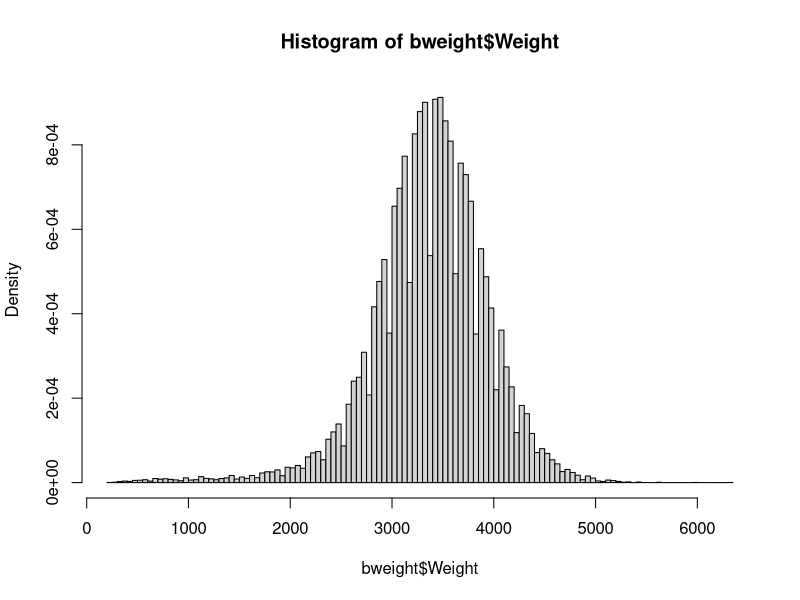
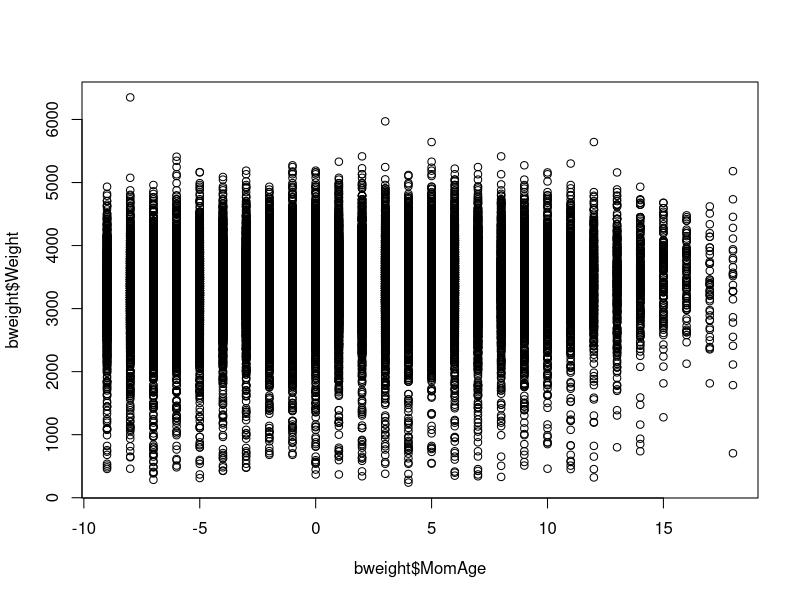
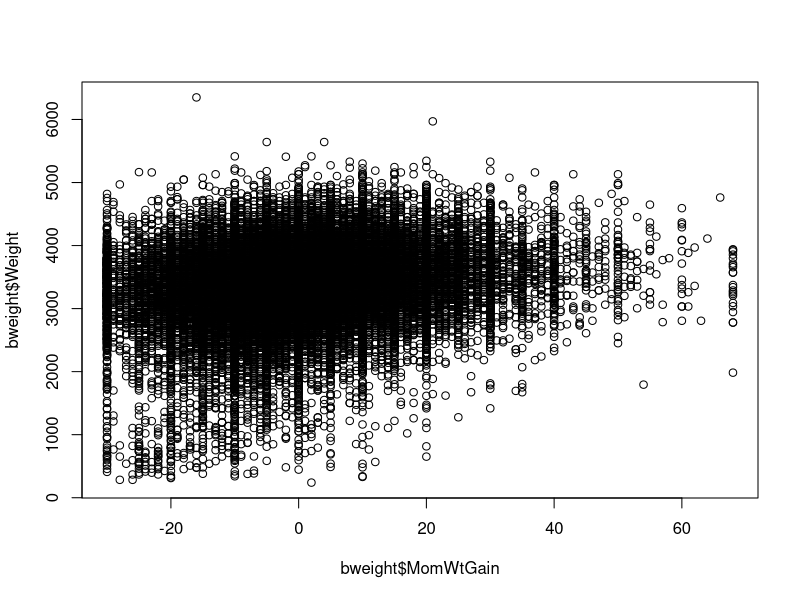
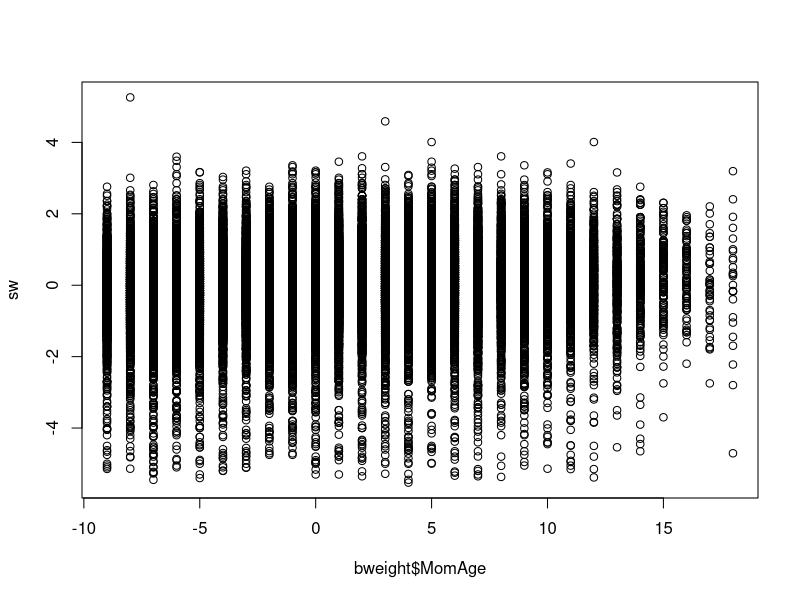
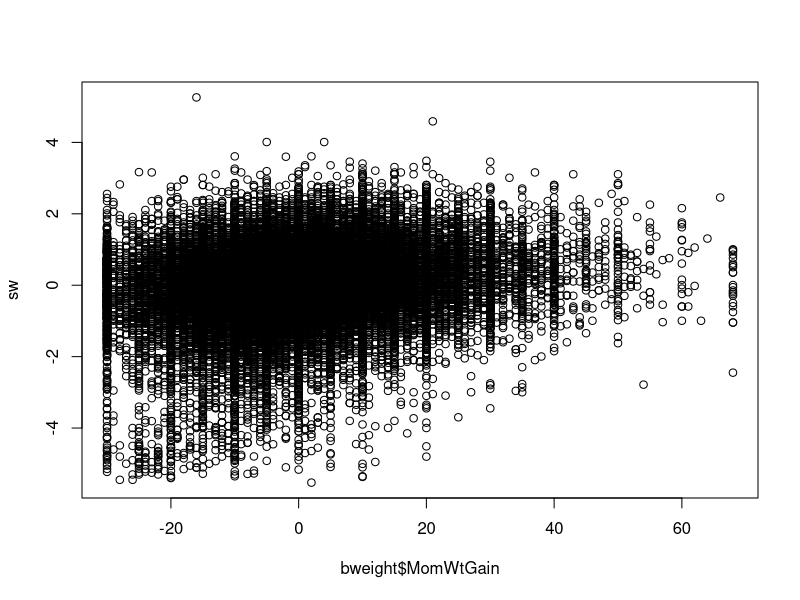
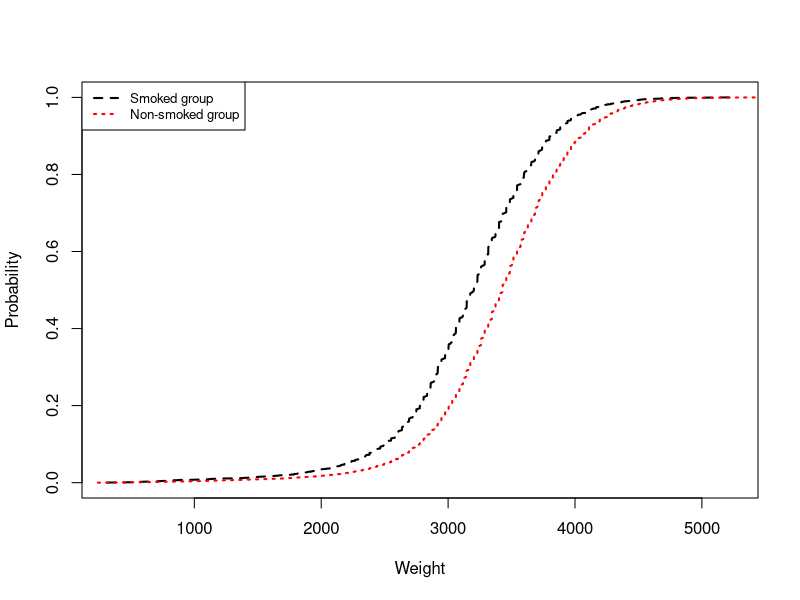

These charts were generated, in order, by the following R code: (Note: a time limit stopped this script after it produced the figures.)
bweight<-read.csv("bweight.csv",header=TRUE)

bweight2 = bweight[,names(bweight)!=c("CigsPerDay")]
data=bweight2
hist(bweight$Weight,breaks=100,prob=T)
mean(bweight$MomSmoke)

plot(bweight$MomAge,bweight$Weight)
plot(bweight$MomWtGain,bweight$Weight)
sw<-(bweight$Weight-mean(bweight$Weight))/sd(bweight$Weight)
plot(bweight$MomAge,sw)
plot(bweight$MomWtGain,sw)


a<-data$Weight[data$MomSmoke==1]
b<-data$Weight[data$MomSmoke==0]
fa<-ecdf(a)
fb<-ecdf(b)
ya<-fa(sort(a))
yb<-fb(sort(b))
plot(sort(a),ya,type="l",lty=2,lwd=2,xlab="Weight",ylab="Probability")
lines(sort(b),yb,type="l",lty=3,lwd=2,col="red")
legend("topleft",legend=c("Smoked group","Non-smoked group"),lty=c(2,3),lwd=c(2,2),col=c("black","red"),cex=0.8)

QTE_MR<-function(data,ToC=1,prob=0.5){
  
  data<-as.data.frame(data) #bweight2
  n<-dim(data)[1];n1<-sum(data$MomSmoke)
  n0<-n-n1
  if(ToC==1){
    m=n1
  }else{
    m=n0
  }
  Treat<-data$MomSmoke
  #PS models
  #logit link
  ps1<-glm(MomSmoke~Black+ Married+ Boy+ MomAge+ as.factor(MomEdLevel),
           data=data,family=binomial)
  ps2<-glm(MomSmoke~Black+ Married+ Boy+ MomAge+ as.factor(MomEdLevel)+
                    + I(MomAge^2), data=data,family=binomial)
  ps3<-glm(MomSmoke~Black+ Married+ Boy+ MomAge+ as.factor(MomEdLevel)+
             + I(MomAge^2)+ Black:MomAge+ Married:MomAge+ Boy:MomAge+ 
             as.factor(MomEdLevel):MomAge, data=data,family=binomial)

  #probit link
  ps4<-glm(MomSmoke~Black+ Married+ Boy+ MomAge+ as.factor(MomEdLevel),
           data=data,family=binomial(link = "probit"))
  ps5<-glm(MomSmoke~Black+ Married+ Boy+ MomAge+ as.factor(MomEdLevel)+
             + I(MomAge^2), data=data,family=binomial(link = "probit"))
  ps6<-glm(MomSmoke~Black+ Married+ Boy+ MomAge+ as.factor(MomEdLevel)+
             + I(MomAge^2)+ Black:MomAge+ Married:MomAge+ Boy:MomAge+ 
             as.factor(MomEdLevel):MomAge, data=data,family=binomial(link = "probit"))
  

  #cloglog link
  ps7<-glm(MomSmoke~Black+ Married+ Boy+ MomAge+ as.factor(MomEdLevel),
           data=data,family=binomial(link = "cloglog"))
  ps8<-glm(MomSmoke~Black+ Married+ Boy+ MomAge+ as.factor(MomEdLevel)+
             + I(MomAge^2), data=data,family=binomial(link = "cloglog"))
  ps9<-glm(MomSmoke~Black+ Married+ Boy+ MomAge+ as.factor(MomEdLevel)+
             + I(MomAge^2)+ Black:MomAge+ Married:MomAge+ Boy:MomAge+ 
             as.factor(MomEdLevel):MomAge, data=data,family=binomial(link = "cloglog"))
  
  #Outcome models
  lr1<-lm(Weight~Black+ Married+ Boy+ MomAge+ as.factor(MomEdLevel),
                 data=data[data$MomSmoke==ToC,])
  lr2<-lm(Weight~Black+ Married+ Boy+ MomAge+ as.factor(MomEdLevel)+
                + I(MomAge^2),data=data[data$MomSmoke==ToC,])
  lr3<-lm(Weight~Black+ Married+ Boy+ MomAge+ as.factor(MomEdLevel)+
            + I(MomAge^2)+ Black:MomAge+ Married:MomAge+ Boy:MomAge+ 
            as.factor(MomEdLevel):MomAge, data=data[data$MomSmoke==ToC,])
  
  beta1<-lr1$coefficients
  beta2<-lr2$coefficients
  beta3<-lr3$coefficients
  
  sig1<-sqrt(sum(lr1$residuals^2)/lr1$df.residual)
  sig2<-sqrt(sum(lr2$residuals^2)/lr2$df.residual)
  sig3<-sqrt(sum(lr3$residuals^2)/lr3$df.residual)
  
  model.X1<-model.matrix(~Black+ Married+ Boy+ MomAge+ as.factor(MomEdLevel),data=data)
  model.X2<-model.matrix(~Black+ Married+ Boy+ MomAge+ as.factor(MomEdLevel)+
                           + I(MomAge^2),data=data)
  model.X3<-model.matrix(~Black+ Married+ Boy+ MomAge+ as.factor(MomEdLevel)+
                           + I(MomAge^2)+ Black:MomAge+ Married:MomAge+ Boy:MomAge+ 
                           as.factor(MomEdLevel):MomAge,data=data)
  
  #outcome model1
  ocm1<-function(x){
    G<-pnorm((x-as.numeric(model.X1%*%beta1))/sig1)
    mean(G)-prob
  }
  #q0<-quantile(data$y[data$z==0],0.5)
  lb <- min(as.numeric(model.X1%*%beta1))+sig1*qnorm(prob)
  ub <- max(as.numeric(model.X1%*%beta1))+sig1*qnorm(prob)
  q_1<-uniroot(ocm1,interval=c(lb,ub))$root
  #uniroot(ocm1,interval=c(-10,15))$root
  #outcome model 2
  ocm2<-function(x){
    G<-pnorm((x-as.numeric(model.X2%*%beta2))/sig2)
    mean(G)-prob
  }
  #q0<-quantile(data$y[data$z==0],0.5)
  lb <- min(as.numeric(model.X2%*%beta2))+sig2*qnorm(prob)
  ub <- max(as.numeric(model.X2%*%beta2))+sig2*qnorm(prob)
  q_2<-uniroot(ocm2,interval=c(lb,ub))$root
  #outcome model3
  ocm3<-function(x){
    G<-pnorm((x-as.numeric(model.X3%*%beta3))/sig3)
    mean(G)-prob
  }
  #q0<-quantile(data$y[data$z==0],0.5)
  lb <- min(as.numeric(model.X3%*%beta3))+sig3*qnorm(prob)
  ub <- max(as.numeric(model.X3%*%beta3))+sig3*qnorm(prob)
  q_3<-uniroot(ocm3,interval=c(lb,ub))$root
  #uniroot(ocm3,interval=c(-10,15))$root
  

  #mean balance conditions
  G1.i<-ps1$fitted.values
  mG1<-sum(G1.i)/n
  G2.i<-ps2$fitted.values
  mG2<-sum(G2.i)/n
  G3.i<-ps3$fitted.values
  mG3<-sum(G3.i)/n
  
  G4.i<-ps4$fitted.values
  mG4<-sum(G4.i)/n
  G5.i<-ps5$fitted.values
  mG5<-sum(G5.i)/n
  G6.i<-ps6$fitted.values
  mG6<-sum(G6.i)/n
  
  G7.i<-ps7$fitted.values
  mG7<-sum(G7.i)/n
  G8.i<-ps8$fitted.values
  mG8<-sum(G8.i)/n
  G9.i<-ps9$fitted.values
  mG9<-sum(G9.i)/n

  
  G10.i<-pnorm((q_1-as.numeric(model.X1%*%beta1))/sig1)
  mG10<-sum(G10.i)/n
  G11.i<-pnorm((q_2-as.numeric(model.X2%*%beta2))/sig2)
  mG11<-sum(G11.i)/n
  G12.i<-pnorm((q_3-as.numeric(model.X3%*%beta3))/sig3)
  mG12<-sum(G12.i)/n
  
  ########################################MR with all models
  LG_all<-function(r){
    
    -sum( log( 1+r[1]*(mG1-G1.i[Treat==ToC])+r[2]*(mG2-G2.i[Treat==ToC])+r[3]*(mG3-G3.i[Treat==ToC])
                +r[4]*(mG4-G4.i[Treat==ToC])+r[5]*(mG5-G5.i[Treat==ToC])+r[6]*(mG6-G6.i[Treat==ToC])
                +r[7]*(mG7-G7.i[Treat==ToC])+r[8]*(mG8-G8.i[Treat==ToC])+r[9]*(mG9-G9.i[Treat==ToC])
                +r[10]*(mG10-G10.i[Treat==ToC])+r[11]*(mG11-G11.i[Treat==ToC])+r[12]*(mG12-G12.i[Treat==ToC])) ) 
  }
  #opt_1111<-optim(c(0,0,0,0), LG_1111,control=list("maxit"=100,"trace"=FALSE), method="BFGS")
  constr<-cbind(mG1-G1.i[Treat==ToC],mG2-G2.i[Treat==ToC],mG3-G3.i[Treat==ToC],mG4-G4.i[Treat==ToC],
                 mG5-G5.i[Treat==ToC],mG6-G6.i[Treat==ToC],mG7-G7.i[Treat==ToC],mG8-G8.i[Treat==ToC],
                 mG9-G9.i[Treat==ToC],mG10-G10.i[Treat==ToC],mG11-G11.i[Treat==ToC],mG12-G12.i[Treat==ToC])
  opt_all<-constrOptim(rep(0,12), LG_all,grad=NULL,ui=constr,ci=rep(-1,m),control=list("maxit"=100,"trace"=FALSE))
  r<-opt_all$par
  
  w<-1/(1+r[1]*(mG1-G1.i[Treat==ToC])+r[2]*(mG2-G2.i[Treat==ToC])+r[3]*(mG3-G3.i[Treat==ToC])
         +r[4]*(mG4-G4.i[Treat==ToC])+r[5]*(mG5-G5.i[Treat==ToC])+r[6]*(mG6-G6.i[Treat==ToC])
         +r[7]*(mG7-G7.i[Treat==ToC])+r[8]*(mG8-G8.i[Treat==ToC])+r[9]*(mG9-G9.i[Treat==ToC])
         +r[10]*(mG10-G10.i[Treat==ToC])+r[11]*(mG11-G11.i[Treat==ToC])+r[12]*(mG12-G12.i[Treat==ToC]))/m
  w<-w/sum(w)
  #Our method
  q_w<-wtd.quantile(data$Weight[data$MomSmoke==ToC],weights=w,prob)

  return(q_w)
  
}
#bsc function: from Dr. Zhiwei Zhang's source code for his biometric paper
#Causal inference on quantiles with an obstetric application
#Z Zhang, Z Chen, JF Troendle, J Zhang
#Biometrics 68 (3), 697-706
bsc <- function (t, t0, itmax=100) {
  lo <- 1
  hi <- length(t)
  mid <- .5*(lo+hi)
  mid.lo <- floor(mid)
  mid.hi <- ceiling(mid)
  t.mid.lo <- t[mid.lo]
  t.mid.hi <- t[mid.hi]
  it <- 0
  while ((it<itmax)&((t.mid.lo>=t0)|(t.mid.hi<t0))) {
    if (t.mid.lo>=t0) hi <- mid.lo else lo <- mid.hi
    mid <- .5*(lo+hi)
    mid.lo <- floor(mid)
    mid.hi <- ceiling(mid)
    t.mid.lo <- t[mid.lo]
    t.mid.hi <- t[mid.hi]
    it <- it+1
  }
  mid.hi
}

# weighted quantiles estimation function: from Dr. Zhiwei Zhang's source code for his biometric paper
#Causal inference on quantiles with an obstetric application
#Z Zhang, Z Chen, JF Troendle, J Zhang
#Biometrics 68 (3), 697-706
wtd.quantile <- function (y, weights, probs, normwt=TRUE) {
  od <- order(y)
  yo <- y[od]
  wo <- weights[od]
  if (normwt) wo <- wo/sum(wo)
  n <- length(wo)
  wos <- wo
  for (i in 2:n) wos[i] <- wos[i-1]+wo[i]
  np <- length(probs)
  res <- numeric(np)
  for (k in 1:np) {
    p <- probs[k]
    i.k <- bsc(wos,p)
    res[k] <- yo[i.k]
  }
  res
}

inwei<-function(ps,A,ATT=FALSE){
  w<-rep(NA,length(ps))
  if(!ATT){
    w[A==1]<-c(1/ps)[A==1]
    w[A==0]<-c(1/(1-ps))[A==0]
  }else{
    w[A==1]<-1
    w[A==0]<-c(ps/(1-ps))[A==0]
  }
  return(w)
}

p = seq(0.05,0.95,by=0.05)
qte<-numeric(length(p))
for (i in 1:length(p)){
 q1<-QTE_MR(data=bweight2,ToC=1,prob=p[i])
 q0<-QTE_MR(data=bweight2,ToC=0,prob=p[i])
  qte[i] = q1-q0
    
}


n<-dim(bweight2)[1]
QTE_boot<-function(id,x,prob=0.5,ToC){
  x<-x[id,]
  rownames(x)=NULL
  out<-QTE_MR(data=x,ToC=ToC,prob=prob)
  return(out)
}

set.seed(827)
ID<-sample(1:n,500*n,replace=TRUE)
ID<-matrix(ID,500,n)


library(parallel)
cl<-makeCluster(detectCores())
clusterExport(cl,c("QTE_MR","constrOptim","inwei","glm","wtd.quantile","bsc","uniroot","QTE_boot"))
system.time(QTE_q1<-parApply(cl,ID,1,QTE_boot,bweight2,prob=0.5,ToC=1))
system.time(QTE_q0<-parApply(cl,ID,1,QTE_boot,bweight2,prob=0.5,ToC=0))
QTE<-QTE_q1-QTE_q0
save(QTE,QTE_q1,QTE_q0,file="QTE_0.5.Rdata")

q<-matrix(0,19,500)
QTE_q1<-q
QTE_q0<-q
for (i in 1:length(p)){
 QTE_q1[i,]<-parApply(cl,ID,1,QTE_boot,bweight2,prob=p[i],ToC=1)
 QTE_q0[i,]<-parApply(cl,ID,1,QTE_boot,bweight2,prob=p[i],ToC=0)
 q[i,]<-QTE_q1[i,]-QTE_q0[i,]
 if(i%%5==0){print(i)}
}
save(q,QTE_q1,QTE_q0,file="QTE_allp.Rdata")


system.time(QTE_q1<-parApply(cl,ID,1,QTE_boot,bweight2,prob=0.5,ToC=1))
system.time(QTE_q0<-parApply(cl,ID,1,QTE_boot,bweight2,prob=0.5,ToC=0))
QTE<-QTE_q1-QTE_q0
save(QTE,QTE_q1,QTE_q0,file="/u5/y63xie/MacProfile/project3/data_application/QTE_0.5.Rdata")
